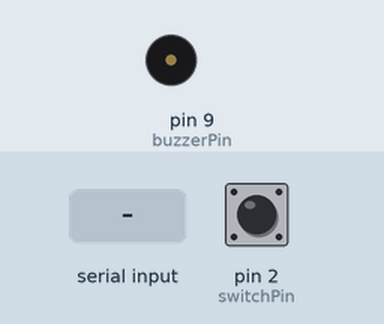
This sketch was run on a simulated Arduino Uno, built with avr-gcc and run on an emulated ATmega328P. Shown: buzzer (waves = sounding). The test bench sets the inputs (shaded band); at power-on: pin 2 (switchPin) LOW.

Above: at 1.2 s.
1.3 s: "1" received over Serial
At 2.7 s:
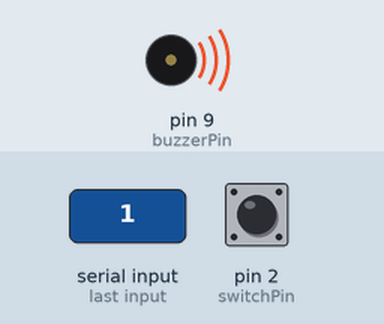
4.4 s: byte 8 (8) received over Serial
At 5.1 s:
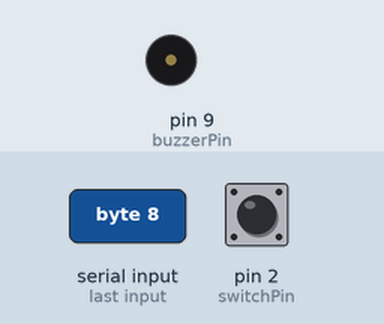
5.9 s: "0" received over Serial
At 6.2 s:
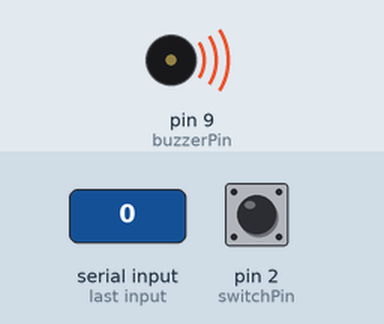
Timing chart, 0 to 8.4 s (numbered marks = the images above; inputs shaded):
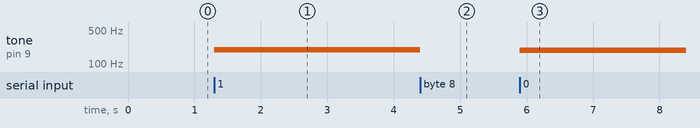

The sketch:

piano2way_java.ino
```cpp
int lecJava=0;
const int buzzerPin=9;
int switchPin=2;
int buttonState=0;
//   char notes[]={'c', 'd', 'e', 'f', 'g', 'a', 'b', 'C'}; //Intente pasarle las notas desde java, pero no funciono
  int frequencies [] = {262, 294, 330, 349, 392, 440, 494, 523}; //tabla de frecuencias


void setup() {
  // put your setup code here, to run once
  pinMode(buzzerPin,OUTPUT); //Lo marcamos como salida
  Serial.begin(9600);
  pinMode(switchPin, INPUT); //marcamos el botón como entrada


}

void loop() {

      buttonState=digitalRead(switchPin);
      if(buttonState==HIGH){
        Serial.println(buttonState); //Nota: tiene que ser ln
         delay(500); //Importante el Delay. Si no, matamos nuestro progama en java
      }
      if  (Serial.available()>0){//validacion dato entrada
          lecJava = Serial.read();//leer una opcion desde java y asignarla a lecJava
          //Los valores van de 0 a 8. 0 a 7 las notas, 8 el apagado
          // Serial.print(lecJava); //Para ver que dato estas mandado en la consola.

          if(lecJava!=8){
            tone(buzzerPin,frequencies[lecJava]);
          }
          if(lecJava==8){ //Apagado
            noTone(buzzerPin);
          }

      }

}
```

Measured:
- after the input at 1.3 s, tone on pin 9 (buzzerPin): silent → 198 Hz at once
- after the input at 4.4 s, tone on pin 9 (buzzerPin): 198 Hz → silent at once
- after the input at 5.9 s, tone on pin 9 (buzzerPin): silent → 194 Hz at once
